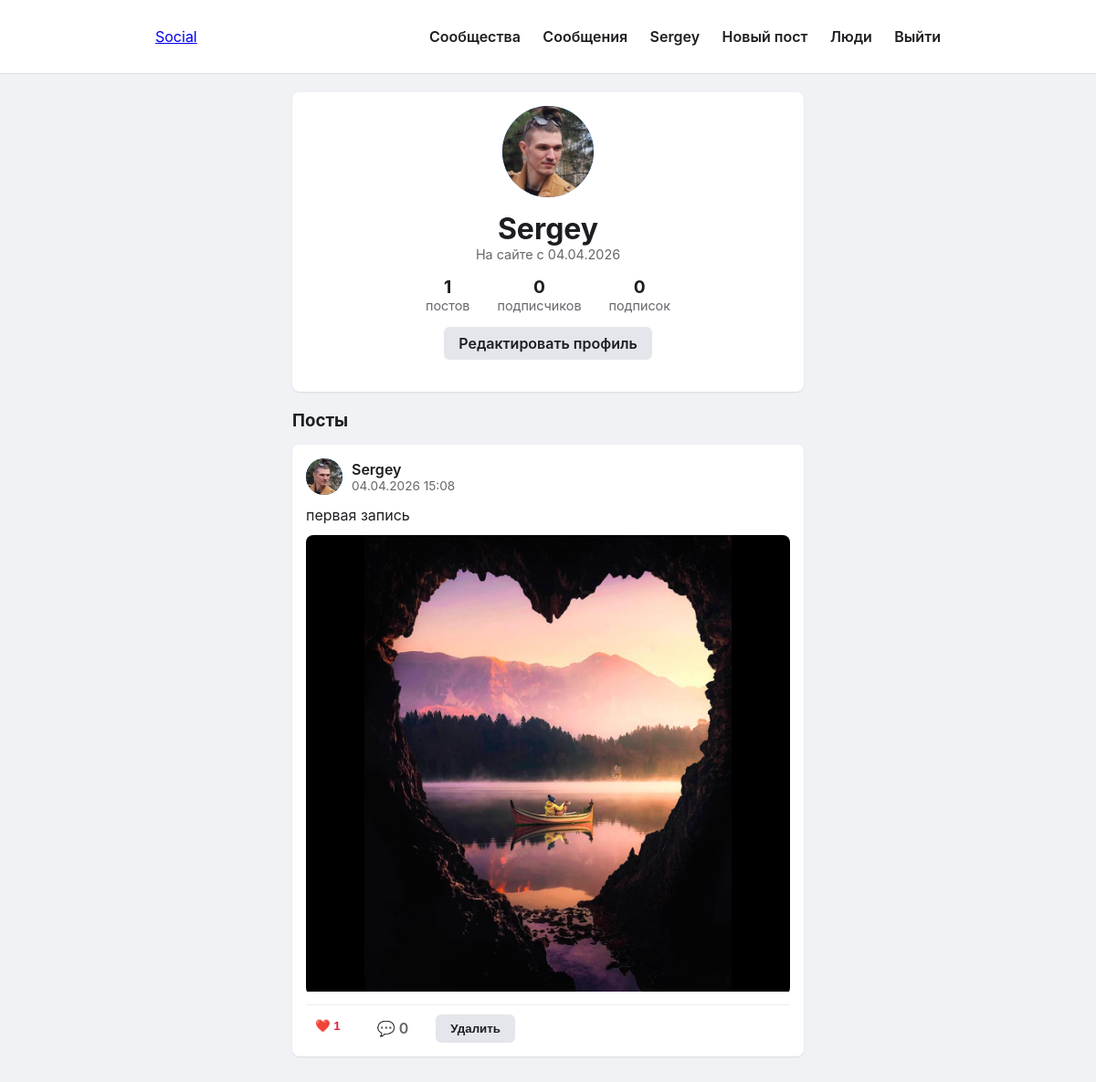
The page /user/Sergey (signed in) on the database its author committed.
### app.py (models this page shows, shortened)
class User(UserMixin, db.Model):
    id = db.Column(db.Integer, primary_key=True)
    username = db.Column(db.String(50), unique=True, nullable=False)
    email = db.Column(db.String(120), unique=True, nullable=False)
    password_hash = db.Column(db.String(200), nullable=False)
    bio = db.Column(db.Text)
    avatar = db.Column(db.String(200), default='default.png')
    created_at = db.Column(db.DateTime, default=datetime.utcnow)
    posts = db.relationship('Post', backref='author', lazy='dynamic')
    likes = db.relationship('Like', backref='user', lazy='dynamic')
    comments = db.relationship('Comment', backref='author', lazy='dynamic')
    followed = db.relationship(
        'User', secondary=followers,
        primaryjoin=(followers.c.follower_id == id),
        secondaryjoin=(followers.c.followed_id == id),
        backref=db.backref('followers', lazy='dynamic'),
        lazy='dynamic'
    )
    messages_sent = db.relationship('Message', foreign_keys='Message.sender_id', backref='sender', lazy='dynamic')
    messages_received = db.relationship('Message', foreign_keys='Message.recipient_id', backref='recipient', lazy='dynamic')
    def is_following(self, user):
        return self.followed.filter(followers.c.followed_id == user.id).first() is not None
    def unread_messages(self):
        return self.messages_received.filter_by(read=False).count()

class Post(db.Model):
    id = db.Column(db.Integer, primary_key=True)
    body = db.Column(db.Text)
    created_at = db.Column(db.DateTime, default=datetime.utcnow)
    user_id = db.Column(db.Integer, db.ForeignKey('user.id'), nullable=False)
    community_id = db.Column(db.Integer, db.ForeignKey('community.id'), nullable=True)
    likes = db.relationship('Like', backref='post', lazy='dynamic', cascade='all, delete-orphan')
    comments = db.relationship('Comment', backref='post', lazy='dynamic', cascade='all, delete-orphan')
    media = db.relationship('Media', backref='post', lazy='dynamic', cascade='all, delete-orphan')
    def liked_by(self, user):
        return self.likes.filter_by(user_id=user.id).first() is not None

class Media(db.Model):
    id = db.Column(db.Integer, primary_key=True)
    filename = db.Column(db.String(200), nullable=False)
    media_type = db.Column(db.String(20), nullable=False)
    post_id = db.Column(db.Integer, db.ForeignKey('post.id'), nullable=False)
    created_at = db.Column(db.DateTime, default=datetime.utcnow)

### app.py (the view)
@app.route('/user/<username>')
def user_profile(username):
    user = User.query.filter_by(username=username).first_or_404()
    posts = user.posts.order_by(Post.created_at.desc()).all()
    is_following = current_user.is_authenticated and current_user.is_following(user)
    return render_template('profile.html', user=user, posts=posts, is_following=is_following)

### app.py (called while the page is built)
@login_manager.user_loader
def load_user(user_id):
    return User.query.get(int(user_id))

### templates/profile.html (shortened to what this page needs)
{% extends "base.html" %}
{% block content %}
    <div class="card">
        <div class="profile-header">
            <div class="profile-avatar">
                {% if user.avatar != 'default.png' %}
                    <img src="{{ url_for('uploaded_file', filename=user.avatar) }}" alt="">
                {% else %}
                    {{ user.username[0].upper() }}
                {% endif %}
            </div>
            <h1>{{ user.username }}</h1>
            <p style="color: #65676b; font-size: 0.9em;">На сайте с {{ user.created_at.strftime('%d.%m.%Y') }}</p>
            <div class="profile-stats">
                <div class="stat">
                    <div class="stat-value">{{ user.posts.count() }}</div>
                    <div class="stat-label">постов</div>
                </div>
                <div class="stat">
                    <div class="stat-value">{{ user.followers.count() }}</div>
                    <div class="stat-label">подписчиков</div>
                </div>
                <div class="stat">
                    <div class="stat-value">{{ user.followed.count() }}</div>
                    <div class="stat-label">подписок</div>
                </div>
            </div>
            <div style="display: flex; gap: 10px; justify-content: center;">
                {% if current_user.is_authenticated and user != current_user %}
                    <form method="POST" action="{{ url_for('follow' if not is_following else 'unfollow', username=user.username) }}">
                        <button type="submit" class="btn btn-primary">
                            {{ 'Подписаться' if not is_following else 'Отписаться' }}
                        </button>
                    </form>
                    <a href="{{ url_for('conversation', username=user.username) }}" class="btn btn-secondary">Написать</a>
                {% elif current_user.is_authenticated and user == current_user %}
                    <a href="{{ url_for('edit_profile') }}" class="btn btn-secondary">Редактировать профиль</a>
                {% endif %}
            </div>
        </div>
    </div>
    <h3 style="margin: 20px 0 15px;">Посты</h3>
    {% for post in posts %}
        <div class="card">
            <div class="post-header">
                <div class="avatar">
                    {% if post.author.avatar != 'default.png' %}
                        <img src="{{ url_for('uploaded_file', filename=post.author.avatar) }}" alt="">
                    {% else %}
                        {{ post.author.username[0].upper() }}
                    {% endif %}
                </div>
                <div>
                    <a href="{{ url_for('user_profile', username=post.author.username) }}" class="username">{{ post.author.username }}</a>
                    <div class="post-time">{{ post.created_at.strftime('%d.%m.%Y %H:%M') }}</div>
                </div>
            </div>
            {% if post.body %}
                <div class="post-content">{{ post.body }}</div>
            {% endif %}
            {% for m in post.media %}
                <div class="post-media">
                    {% if m.media_type == 'video' %}
                        <video controls><source src="{{ url_for('uploaded_file', filename=m.filename) }}" type="video/mp4"></video>
                    {% else %}
                        <img src="{{ url_for('uploaded_file', filename=m.filename) }}" alt="Медиа">
                    {% endif %}
                </div>
            {% endfor %}
            <div class="post-actions">
                <form method="POST" action="{{ url_for('like', post_id=post.id) }}" style="display:inline;">
                    <button type="submit" class="btn btn-like {% if post.liked_by(current_user) %}liked{% endif %}">
                        ❤️ {{ post.likes.count() }}
                    </button>
                </form>
                <span class="btn btn-like">💬 {{ post.comments.count() }}</span>
                {% if current_user.is_authenticated and post.author == current_user %}
                    <form method="POST" action="{{ url_for('delete', post_id=post.id) }}" onsubmit="return confirm('Удалить пост?')" style="display:inline;">
                        <button type="submit" class="btn btn-secondary">Удалить</button>
                    </form>
                {% endif %}
            </div>
        </div>
    {% else %}
        <div class="card" style="text-align: center; color: #65676b;">
            Пока нет постов
        </div>
    {% endfor %}
{% endblock %}

### templates/base.html (shortened to what this page needs)
<!DOCTYPE html>
<html lang="ru">
<head>
</head>
<body>
    <header>
        <div class="container">
            <a href="{{ url_for('index') }}" class="brand">Social</a>
            <nav>
                {% if current_user.is_authenticated %}
                    <a href="{{ url_for('communities') }}">Сообщества</a>
                    <a href="{{ url_for('messages') }}">Сообщения{% if current_user.unread_messages() > 0 %}<span class="badge">{{ current_user.unread_messages() }}</span>{% endif %}</a>
                    <a href="{{ url_for('user_profile', username=current_user.username) }}">{{ current_user.username }}</a>
                    <a href="{{ url_for('create') }}">Новый пост</a>
                    <a href="{{ url_for('explore') }}">Люди</a>
                    <a href="{{ url_for('logout') }}">Выйти</a>
                {% else %}
                    <a href="{{ url_for('communities') }}">Сообщества</a>
                    <a href="{{ url_for('login') }}">Войти</a>
                    <a href="{{ url_for('register') }}">Регистрация</a>
                {% endif %}
            </nav>
        </div>
    </header>
    <main>
        <div class="container">
            {% block content %}{% endblock %}
        </div>
    </main>
</body>
</html>

### templates/base.html (style rules this page uses)
* { box-sizing: border-box; margin: 0; padding: 0; }
body { font-family: -apple-system, BlinkMacSystemFont, 'Segoe UI', Roboto, sans-serif; background: #f0f2f5; color: #1c1e21; }
.container { max-width: 600px; margin: 0 auto; padding: 20px; }
header { background: #fff; border-bottom: 1px solid #ddd; padding: 10px 0; position: sticky; top: 0; z-index: 100; }
header .container { display: flex; justify-content: space-between; align-items: center; max-width: 900px; }
nav a { margin-left: 20px; text-decoration: none; color: #1c1e21; font-weight: 600; }
.card { background: #fff; border-radius: 8px; box-shadow: 0 1px 2px rgba(0,0,0,0.1); padding: 15px; margin-bottom: 15px; }
.post-header { display: flex; align-items: center; margin-bottom: 10px; }
.avatar { width: 40px; height: 40px; border-radius: 50%; background: #ddd; margin-right: 10px; display: flex; align-items: center; justify-content: center; font-weight: bold; color: #fff; background: #1877f2; overflow: hidden; }
.avatar img { width: 100%; height: 100%; object-fit: cover; }
.username { font-weight: 600; color: #1c1e21; text-decoration: none; }
.post-time { color: #65676b; font-size: 0.85em; }
.post-content { line-height: 1.5; margin-bottom: 10px; white-space: pre-wrap; }
.post-media { margin: 10px 0; border-radius: 8px; overflow: hidden; }
.post-media img, .post-media video { width: 100%; max-height: 500px; object-fit: contain; background: #000; }
.post-actions { display: flex; gap: 20px; border-top: 1px solid #eee; padding-top: 10px; }
.btn { padding: 8px 16px; border: none; border-radius: 6px; cursor: pointer; font-weight: 600; text-decoration: none; display: inline-block; }
.btn-secondary { background: #e4e6eb; color: #1c1e21; }
.btn-like { background: none; color: #65676b; padding: 5px 10px; }
.btn-like.liked { color: #e41e3f; }
.profile-header { text-align: center; margin-bottom: 20px; }
.profile-avatar { width: 100px; height: 100px; border-radius: 50%; background: #1877f2; display: flex; align-items: center; justify-content: center; font-size: 2.5em; color: #fff; margin: 0 auto 15px; overflow: hidden; }
.profile-avatar img { width: 100%; height: 100%; object-fit: cover; }
.profile-stats { display: flex; justify-content: center; gap: 30px; margin: 15px 0; }
.stat { text-align: center; }
.stat-value { font-weight: bold; font-size: 1.2em; }
.stat-label { color: #65676b; font-size: 0.9em; }

### rows shown on the page
User: username "Sergey", avatar (picture), created_at "04.04.2026"
Post: avatar (picture), author.username "Sergey", created_at "04.04.2026 15:08", body "первая запись", likes.count "1", comments.count "0"
Media: filename (picture)

### other values the page prints
{{ user.posts.count() }} "1"
{{ user.followers.count() }} "0"
{{ user.followed.count() }} "0"
